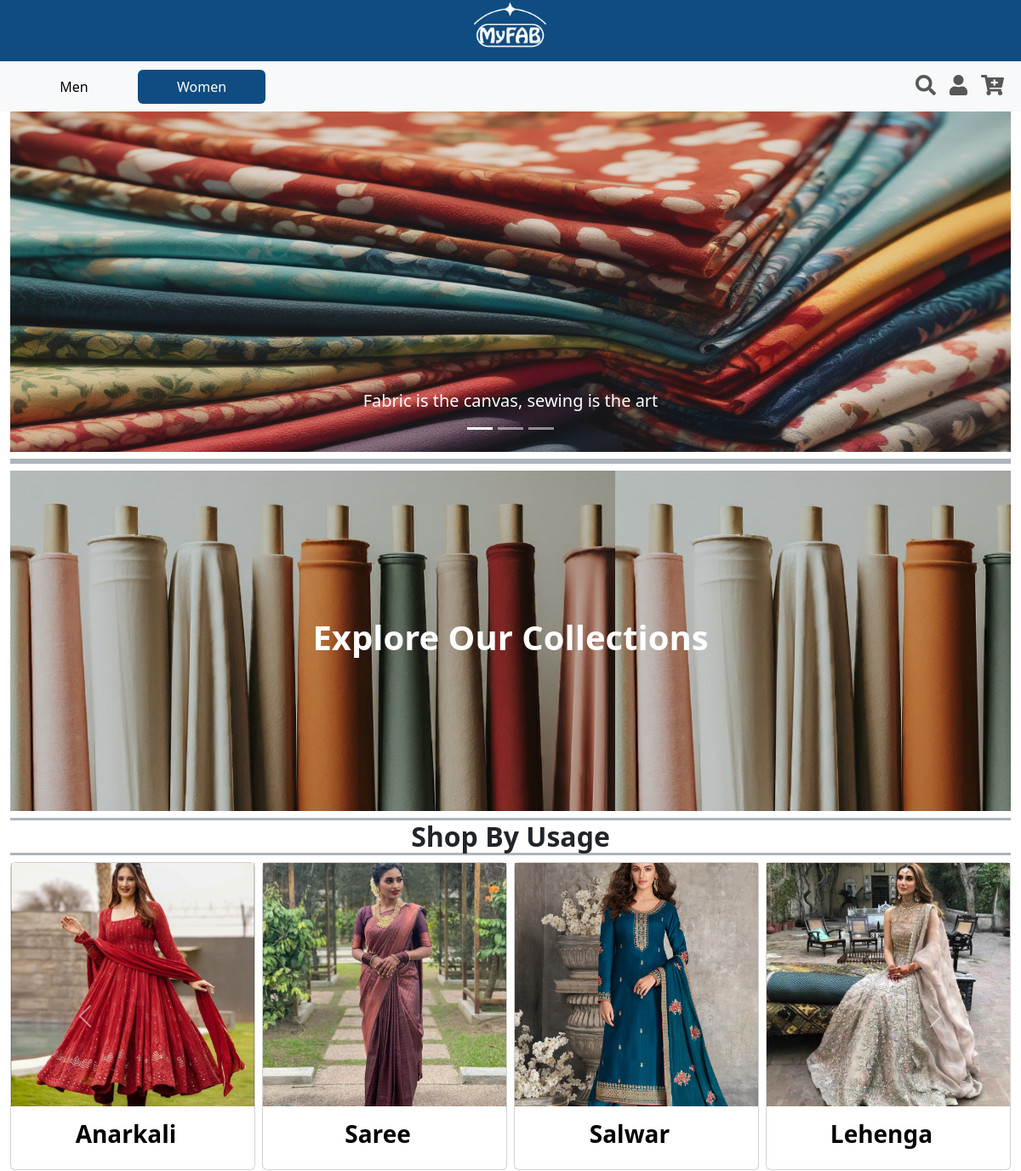
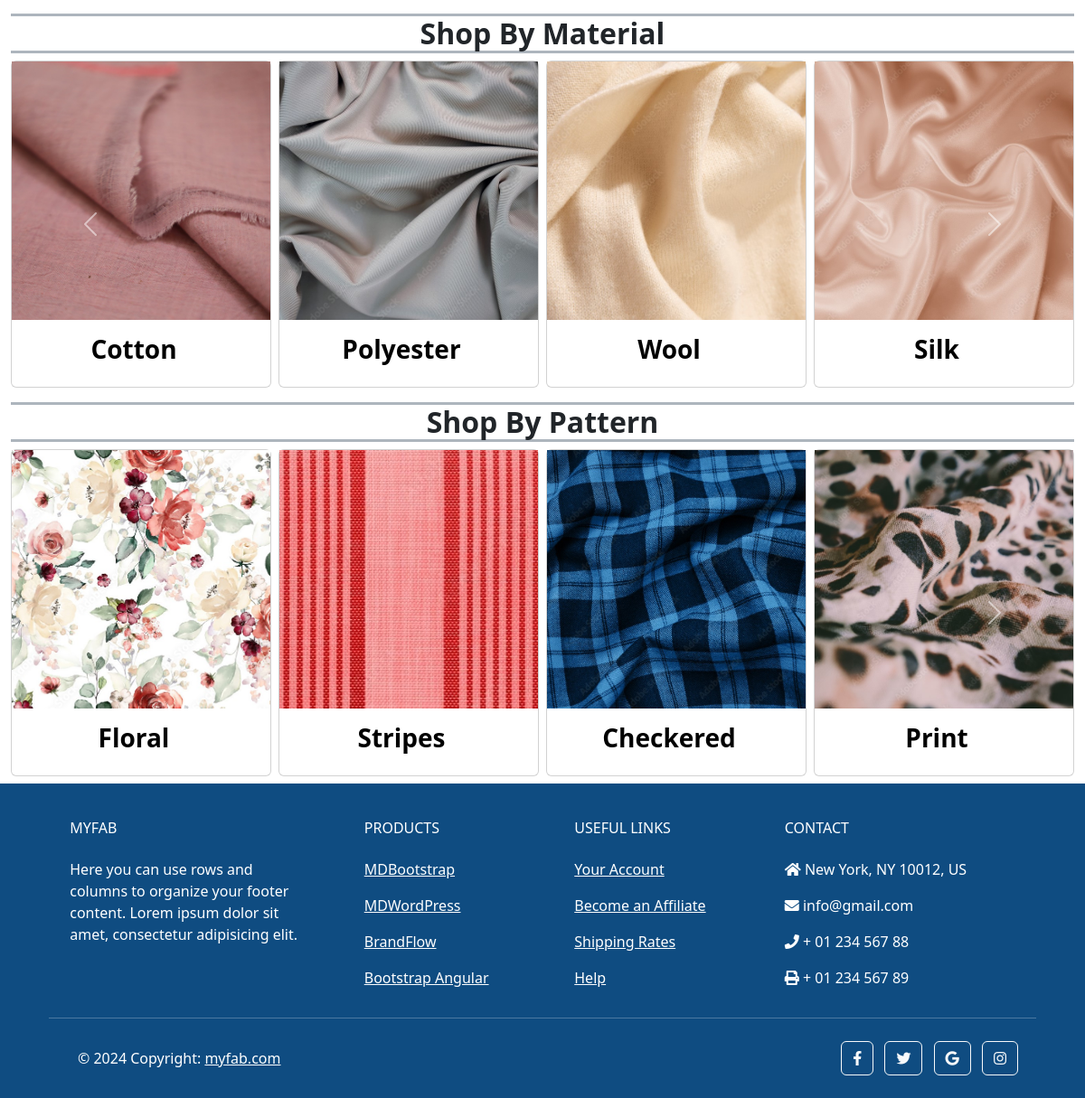
/main/women/, run on the app's committed database (2 pictures, top to bottom).
### main/models.py (models this page shows, shortened)
class Usage(models.Model):
    GENDER_CHOICES = [
        ('M', 'male'),
        ('F', 'female'),
    ]
    name = models.CharField(max_length=100, null=False, unique=True)
    image = models.ImageField(upload_to='images/usages', null=True, blank=True)
    gender = models.CharField(max_length=10, null=True, choices=GENDER_CHOICES)

class Category(models.Model):
    name = models.CharField(max_length=100, unique=True)

class CategoryChoice(models.Model):
    category = models.ForeignKey(Category, on_delete=models.CASCADE)
    choices = models.CharField(max_length=100, unique=True)
    image = models.ImageField(upload_to='images/category_choices', null=True, blank=True)

### main/views.py (the view)
# urls.py: path('main/women/', HomeWomen.as_view(), name = 'home_women'),
class HomeWomen(View):
    def get(self, request):
        usages = Usage.objects.filter(gender='F')  # Filter usages with male gender
        usage_list = list(usages)
        categories_without_img = Category.objects.filter(categorychoice__image__isnull=False).distinct()
        categories_filtered = categories_without_img.exclude(name='gender')
        choices_without_img = CategoryChoice.objects.filter(image__isnull=False)
        choices_filtered = choices_without_img.exclude(choices = 'male')
        dict = {}
        for category in categories_filtered:
            choices = choices_filtered.filter(category = category)
            dict[category.name] = choices
        context = {'usages': usage_list,
                   'categories_filtered': categories_filtered,
                   'choices_filtered': choices_filtered,
                   'dict': dict
                   }
        return render(request, 'home_women.html', context)

### main/templatetags/custom_filters.py (called while the page is built)
@register.filter
def filter_choices_by_category(choices_list, category):
    return choices_list.filter(category=category)

### templates/home_women.html (shortened to what this page needs)
{% extends 'base.html' %}
{% load static %}
{% load custom_filters %}
{% block content %}
    <nav class="navbar navbar-expand-lg bg-body-tertiary">
        <div class="container-fluid">
        <div class="collapse navbar-collapse" id="navbarSupportedContent">
            <ul class="navbar-nav d-flex align-items-center me-auto mb-2 mb-lg-0">
                <li class="nav-item">
                    <button class="nav-link active btn btn-link" style="min-width: 150px;" aria-current="page">
                        <a class="text-black text-decoration-none" href="/main/">Men</a>
                    </button>
                </li>
                <li class="nav-item">
                    <button class="nav-link btn btn-link" style="min-width: 150px; background-color: #0F4C81;" aria-current="page">
                        <a class="text-white text-decoration-none" href="#">Women</a>
                    </button>
                </li>
            </ul>
            <ul class="navbar-nav d-flex flex-row justify-content-center  ms-auto mb-2 mb-lg-0">
                <li class="nav-item ms-3 ms-lg-0">
                    <a class="nav-link" href="#"><i style="font-size:24px" class="fa">&#xf002;</i></a>
                </li>
                <li class="nav-item ms-3 ms-lg-0">
                    <a class="nav-link" href="/accounts/login/"><i style="font-size:24px" class="fa">&#xf007;</i></a>
                </li>
                <li class="nav-item ms-3 ms-lg-0">
                    <a class="nav-link" href="#"><i style='font-size:24px' class='fas'>&#xf217;</i></a>
                </li>
            </ul>
        </div>
        </div>
    </nav>
    {% include "carousel_home_page.html" %}
    <div class="container-fluid text-center">
      <h5 class="border-bottom border-top border-3 border-dark-subtle fw-bold fs-2 fs-lg-5 mt-2"></h5>
    </div>
    <a class="text-decoration-none" href="/main/products/">
      <div class="container-wrapper" style="margin-right: 12px; margin-left: 12px;">
        <div class="container-fluid d-flex justify-content-center align-items-center text-center" style="background-image: url('/static/images/new_arrivals_1.jpg'); background-size: contain; height: 50vh;">
            <h1 class="fw-bold text-white">Explore Our Collections</h1>
        </div>
    </div>
    </a>
  <section class="py-0 mb-2">
    <div class="container-fluid">
        <div class="row h-100">
            <div class="container text-center">
                <h5 class="border-bottom border-top border-3 border-dark-subtle fw-bold fs-2 fs-lg-5 mt-2">Shop By Usage</h5>
            </div>
            <div class="col-12">
              <div class="carousel slide" id="shopbyusage" data-bs-touch="false" data-bs-interval="false">
                <div class="carousel-inner">
                    {% for usage in usages %}
                        {% if forloop.first %}
                            <div class="carousel-item active">
                                <div class="row h-100 align-items-center g-2">
                        {% endif %}
                                    <div class="col-sm-6 col-md-3 mb-3 mb-md-0 h-100">
                                        <div class="card card-span h-100 text-white">
                                            <img class="img-fluid h-100" src="{{ usage.image.url }}" alt="{{ usage.name }} Image" />
                                            <div class="card-img-overlay ps-0"> </div>
                                            <div class="card-body ps-0 bg-200">
                                                <h3 class="fw-bold text-center text-black text-truncate">{{ usage.name|title }}</h3>
                                            </div>
                                        </div>
                                    </div>
                        {% if forloop.last %}
                                </div>
                            </div>
                        {% elif forloop.counter|divisibleby:4 %}
                            </div>
                        </div>
                        {% endif %}
                    {% endfor %}
                </div>
                <button class="carousel-control-prev" type="button" data-bs-target="#shopbyusage" data-bs-slide="prev">
                    <span class="carousel-control-prev-icon" aria-hidden="true"></span>
                </button>
                <button class="carousel-control-next" type="button" data-bs-target="#shopbyusage" data-bs-slide="next">
                    <span class="carousel-control-next-icon" aria-hidden="true"></span>
                </button>
              </div>
            </div>
        </div>
    </div>
</section>
{% for category in categories_filtered %}
    {% with choices_per_category=choices_filtered|filter_choices_by_category:category %}
      <section class="py-0 mb-2">
        <div class="container-fluid">
            <div class="row h-100">
                <div class="container text-center">
                    <h5 class="border-bottom border-top border-3 border-dark-subtle fw-bold fs-2 fs-lg-5 mt-2">Shop By {{category.name|title}}</h5>
                </div>
                <div class="col-12">
                  <div class="carousel slide" id="{{category.name}}" data-bs-touch="false" data-bs-interval="false">
                    <div class="carousel-inner">
                          {% for choice in choices_per_category %}
                            {% if forloop.first %}
                                <div class="carousel-item active">
                                    <div class="row h-100 align-items-center g-2">
                            {% endif %}
                                        <div class="col-sm-6 col-md-3 mb-3 mb-md-0 h-100">
                                            <div class="card card-span h-100 text-white">
                                                <img class="img-fluid h-100" src="{{ choice.image.url }}" alt="{{ choice.name }} Image" />
                                                <div class="card-img-overlay ps-0"> </div>
                                                <div class="card-body ps-0 bg-200">
                                                    <h3 class="fw-bold text-center text-black text-truncate">{{ choice.choices|title }}</h3>
                                                </div>
                                            </div>
                                        </div>
                            {% if forloop.last %}
                                    </div>
                                </div>
                            {% elif forloop.counter|divisibleby:4 %}
                                </div>
                            </div>
                            {% endif %}
                          {% endfor %}
                    </div>
                    <button class="carousel-control-prev" type="button" data-bs-target="#{{category.name}}" data-bs-slide="prev">
                        <span class="carousel-control-prev-icon" aria-hidden="true"></span>
                    </button>
                    <button class="carousel-control-next" type="button" data-bs-target="#{{category.name}}" data-bs-slide="next">
                        <span class="carousel-control-next-icon" aria-hidden="true"></span>
                    </button>
                  </div>
                </div>
            </div>
        </div>
      </section>
    {% endwith %}
{% endfor %}
{% endblock %}

### templates/base.html (shortened to what this page needs)
{% load static %}
<!DOCTYPE html>
<html lang="en">
<head>
    <link rel="stylesheet" href="https://cdnjs.cloudflare.com/ajax/libs/font-awesome/5.15.4/css/all.min.css">
    <link rel="stylesheet" href="{% static "./css/bootstrap.css" %}">
    <link rel="stylesheet" href="{% static "./css/style.css" %}">
</head>
<body>
    <header class="header" style="height: 6vw; background-color: #0F4C81;">
        <div class="container" style="max-height: 100%;">
            <img class="logo" style="max-width: 8%; display: block; margin: auto;" src="{% static 'images/MyFAB_transparent.png' %}" alt="Logo">
        </div>
    </header>
        {% block content %}{% endblock %}
    <footer
            class="text-center text-lg-start text-white"
            style="background-color: #0F4C81"
            >
      <div class="container p-4 pb-0">
        <section class="">
          <div class="row">
            <div class="col-md-3 col-lg-3 col-xl-3 mx-auto mt-3">
              <h6 class="text-uppercase mb-4 font-weight-bold">
                MyFAB
              </h6>
              <p>
                Here you can use rows and columns to organize your footer
                content. Lorem ipsum dolor sit amet, consectetur adipisicing
                elit.
              </p>
            </div>
            <div class="col-md-2 col-lg-2 col-xl-2 mx-auto mt-3">
              <h6 class="text-uppercase mb-4 font-weight-bold">Products</h6>
              <p>
                <a class="text-white">MDBootstrap</a>
              </p>
              <p>
                <a class="text-white">MDWordPress</a>
              </p>
              <p>
                <a class="text-white">BrandFlow</a>
              </p>
              <p>
                <a class="text-white">Bootstrap Angular</a>
              </p>
            </div>
            <div class="col-md-3 col-lg-2 col-xl-2 mx-auto mt-3">
              <h6 class="text-uppercase mb-4 font-weight-bold">
                Useful links
              </h6>
              <p>
                <a class="text-white">Your Account</a>
              </p>
              <p>
                <a class="text-white">Become an Affiliate</a>
              </p>
              <p>
                <a class="text-white">Shipping Rates</a>
              </p>
              <p>
                <a class="text-white">Help</a>
              </p>
            </div>
            <div class="col-md-4 col-lg-3 col-xl-3 mx-auto mt-3">
              <h6 class="text-uppercase mb-4 font-weight-bold">Contact</h6>
              <p><i class="fas fa-home mr-3"></i> New York, NY 10012, US</p>
              <p><i class="fas fa-envelope mr-3"></i> info@gmail.com</p>
              <p><i class="fas fa-phone mr-3"></i> + 01 234 567 88</p>
              <p><i class="fas fa-print mr-3"></i> + 01 234 567 89</p>
            </div>
          </div>
        </section>
        <hr class="my-3">
        <section class="p-3 pt-0">
          <div class="row d-flex align-items-center">
            <div class="col-md-7 col-lg-8 text-center text-md-start">
              <div class="p-3">
                © 2024 Copyright:
                <a class="text-white" href="https://mdbootstrap.com/"
                   >myfab.com</a
                  >
              </div>
            </div>
            <div class="col-md-5 col-lg-4 ml-lg-0 text-center text-md-end">
              <a
                 class="btn btn-outline-light btn-floating m-1"
                 class="text-white"
                 role="button"
                 ><i class="fab fa-facebook-f"></i
                ></a>
              <a
                 class="btn btn-outline-light btn-floating m-1"
                 class="text-white"
                 role="button"
                 ><i class="fab fa-twitter"></i
                ></a>
              <a
                 class="btn btn-outline-light btn-floating m-1"
                 class="text-white"
                 role="button"
                 ><i class="fab fa-google"></i
                ></a>
              <a
                 class="btn btn-outline-light btn-floating m-1"
                 class="text-white"
                 role="button"
                 ><i class="fab fa-instagram"></i
                ></a>
            </div>
          </div>
        </section>
      </div>
    </footer>
</body>
</html>

### templates/carousel_home_page.html (shortened to what this page needs)
{% load static %}
<div class="container-fluid">
  <div id="carouselExampleCaptions" class="carousel slide" data-bs-ride="carousel">
    <div class="carousel-indicators">
      <button type="button" data-bs-target="#carouselExampleCaptions" data-bs-slide-to="0" class="active" aria-current="true" aria-label="Slide 1"></button>
      <button type="button" data-bs-target="#carouselExampleCaptions" data-bs-slide-to="1" aria-label="Slide 2"></button>
      <button type="button" data-bs-target="#carouselExampleCaptions" data-bs-slide-to="2" aria-label="Slide 3"></button>
    </div>
    <div class="carousel-inner">
      <div class="carousel-item active" data-bs-interval="3000">
        <img src="{% static "images/carousel_img_1.png" %}" class="d-block w-100" style="max-height: 50vh;" alt="carousel_img_1">
        <div class="carousel-caption d-none d-md-block">
          <h5>Fabric is the canvas, sewing is the art </h5>
        </div>
      </div>
    </div>
  </div>
</div>

### data on the page
Usage: image (picture), name "Anarkali"
Usage: image (picture), name "Saree"
Usage: image (picture), name "Salwar"
Usage: image (picture), name "Lehenga"
Category: name "Material"
CategoryChoice: image (picture), choices "Cotton"
CategoryChoice: image (picture), choices "Polyester"
CategoryChoice: image (picture), choices "Wool"
CategoryChoice: image (picture), choices "Silk"
Category: name "Pattern"
CategoryChoice: image (picture), choices "Floral"
CategoryChoice: image (picture), choices "Stripes"
CategoryChoice: image (picture), choices "Checkered"
CategoryChoice: image (picture), choices "Print"
